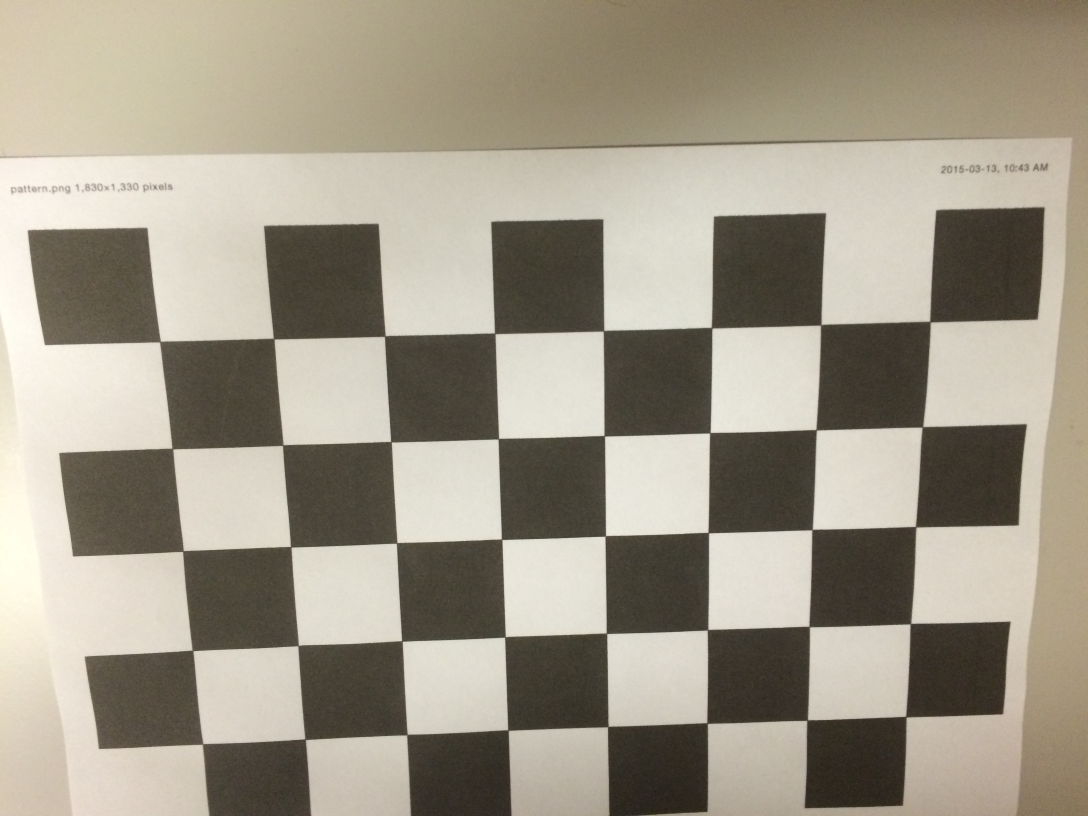
#> input picture IMG_1107.JPG, 3264 x 2448 px (shown at 1/3 size)
$ python Trajectory.py
#> lines starting #> are read from the running program, lines starting #| are printed output that depends on the picture; pictures that were not available may be replaced by others from this repository, and a replacement may not be noted
import numpy as np
import cv2
import PyGnuplot as py
import glob
from matplotlib import pyplot as plt
np.set_printoptions(suppress=True)
# ------------------------calibration from assignment 3-------------------------------------------------------------
# termination criteria
criteria = (cv2.TERM_CRITERIA_EPS + cv2.TERM_CRITERIA_MAX_ITER, 15, 0.005)
objp = np.zeros((5*8, 3), np.float32)
objp[:, :2] = np.mgrid[0:5, 0:8].T.reshape(-1, 2)
# Arrays to store object points and image points from all the images.
objectpoints = []  # 3d point in real world space
imagepoints = []  # 2d points in image plane.
images = glob.glob('*.JPG')
for fname in images:
    img = cv2.imread(fname)
#> img is the input picture: shape (2448, 3264, 3); mean B, G, R 137.1, 152.8, 160
    dim = (1280, 720)
    img = cv2.resize(img, dim, interpolation=cv2.INTER_AREA)
#> img: shape (720, 1280, 3)
    gray = cv2.cvtColor(img, cv2.COLOR_BGR2GRAY)
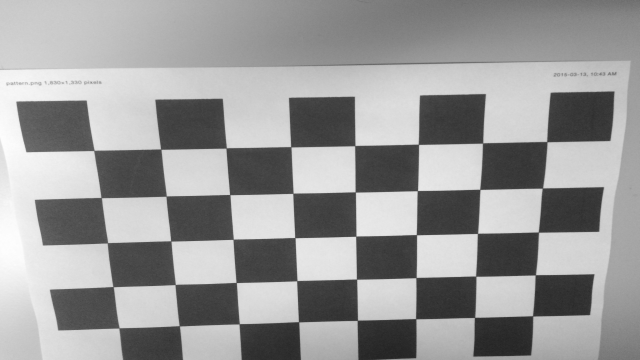
#> gray: shape (720, 1280) (shown at 1/2 size); min 33, max 254, mean 153.1
    # Find the chess board corners
    ret, corners = cv2.findChessboardCorners(gray, (5, 8), None)
#> ret = True; corners = 40 rows, first 8: [1094.2, 283.8], [1085, 376.7], [1077.6, 464.8], [1071.4, 549.9], [1066, 632.3], [966, 286.4], [960, 378.9], [956.4, 466.6]
    # If found, add object points, image points (after refining them)
    if ret is True:
        print('parameters', fname)
        objectpoints.append(objp)
        corners_Subpix = cv2.cornerSubPix(gray, corners, (11, 11), (-1, -1), criteria)
#> corners_Subpix = 40 rows, first 8: [1094.2, 283.7], [1085.3, 376.6], [1077.3, 464.6], [1071.1, 550.2], [1065.7, 632.3], [965.7, 286.5], [960.2, 379.2], [955.5, 467.2]
        imagepoints.append(corners_Subpix)
        img = cv2.drawChessboardCorners(img, (5, 8), corners_Subpix, ret)
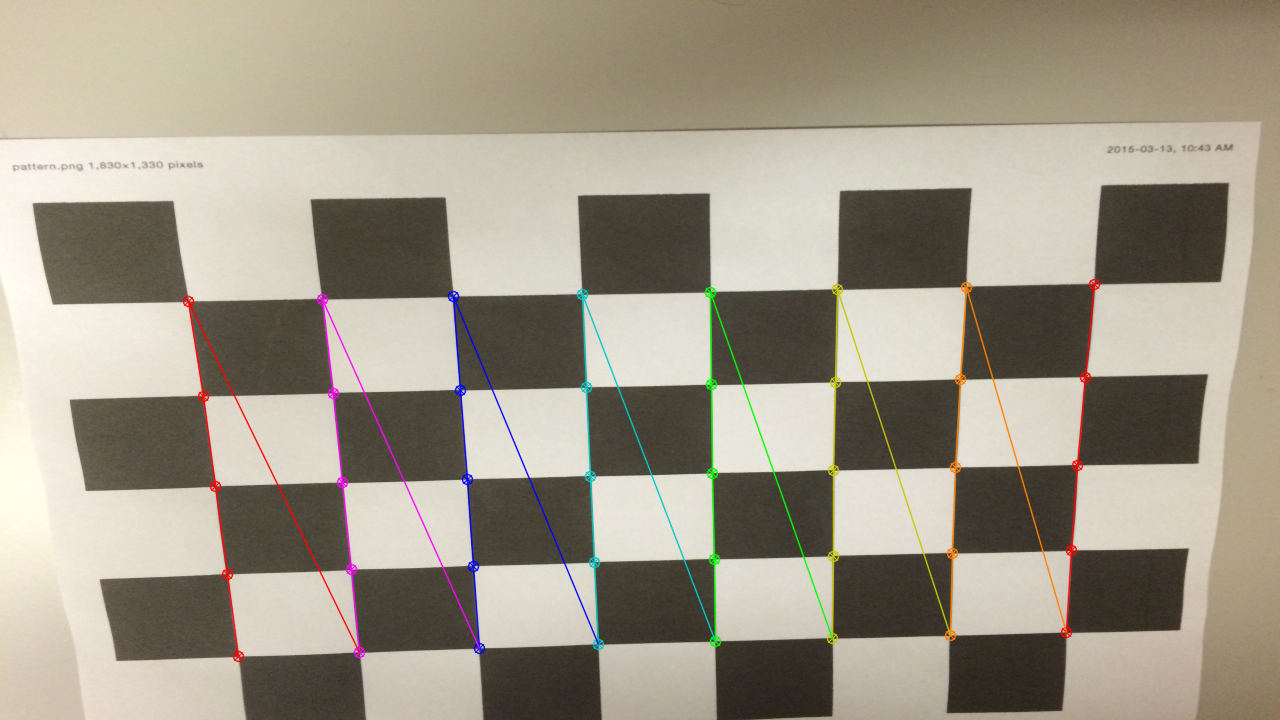
#> img: shape (720, 1280, 3); mean B, G, R 136.8, 152.5, 160.1
#> pass 2 of the loop `for fname in images:`:
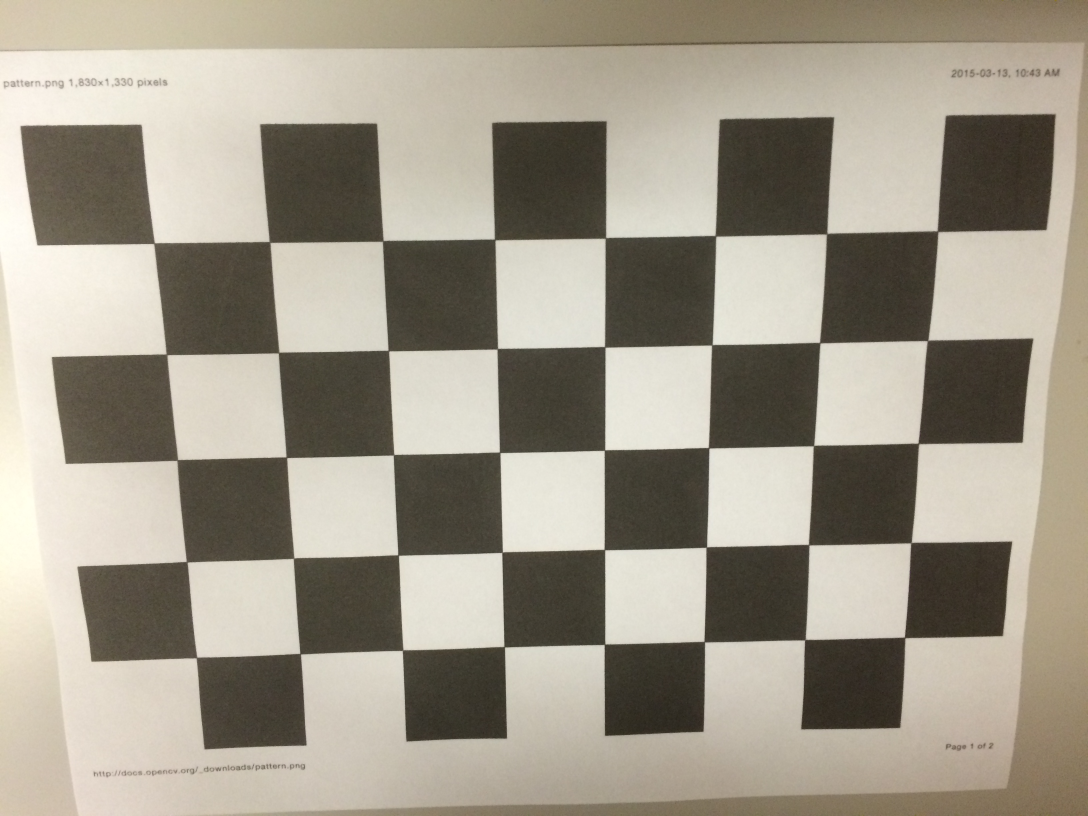
#> input picture IMG_1108.JPG, 3264 x 2448 px (shown at 1/3 size)
#> img is the input picture: shape (2448, 3264, 3); mean B, G, R 138.2, 152.9, 160
#> `gray = cv2.cvtColor(img, cv2.COLOR_BGR2GRAY)`:
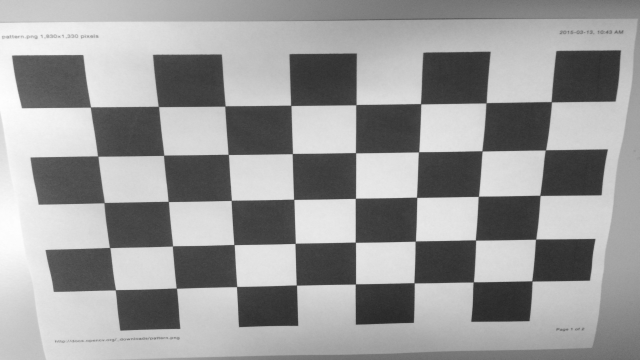
#> gray: shape (720, 1280) (shown at 1/2 size); min 37, max 254, mean 153.4
#> corners = 40 rows, first 8: [1103.6, 204.2], [1091.1, 300.5], [1080.5, 390.9], [1071.7, 478.9], [1064.1, 562.3], [973.6, 205.6], [964.4, 302.2], [957.1, 393.2]
#> corners_Subpix = 40 rows, first 8: [1103, 204], [1091.3, 300.3], [1080.4, 391.2], [1071.8, 478.7], [1064.3, 562.4], [972.6, 206.2], [964.5, 302.3], [957.1, 393.1]
#> `img = cv2.drawChessboardCorners(img, (5, 8), corners_Subpix, ret)`:
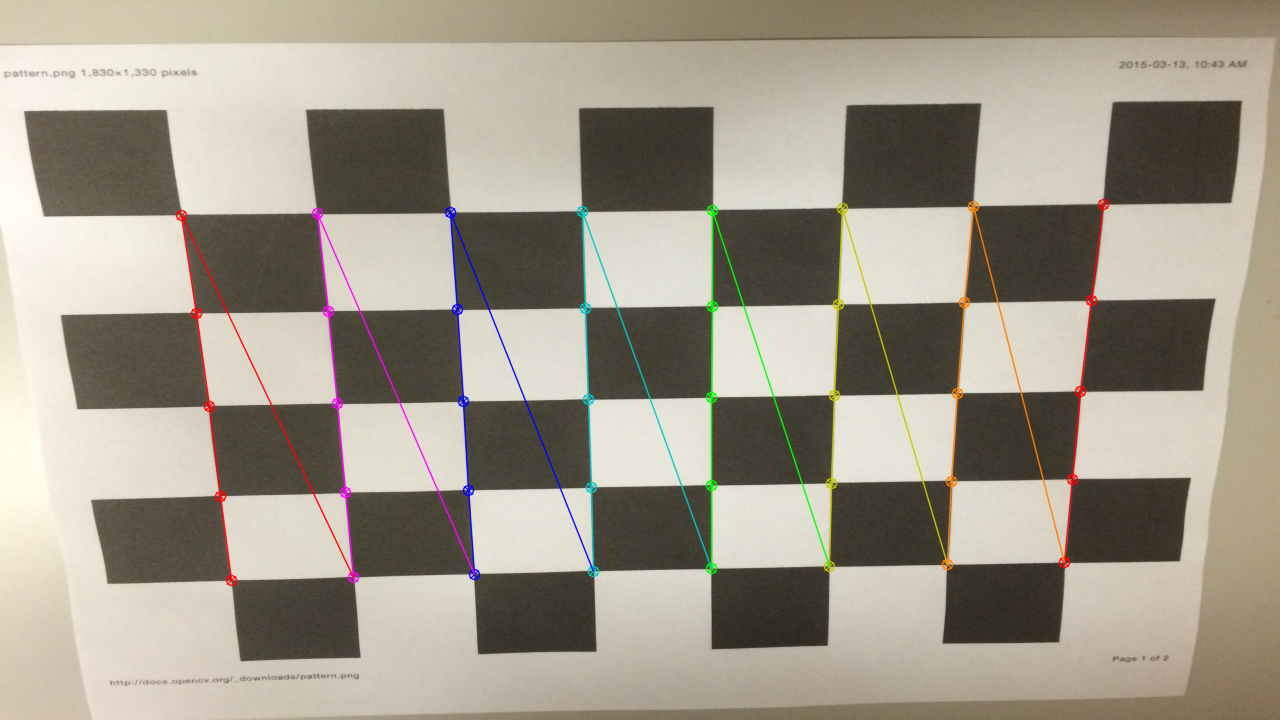
#> img: shape (720, 1280, 3); mean B, G, R 137.9, 152.6, 160.1
#> pass 3 of the loop `for fname in images:`:
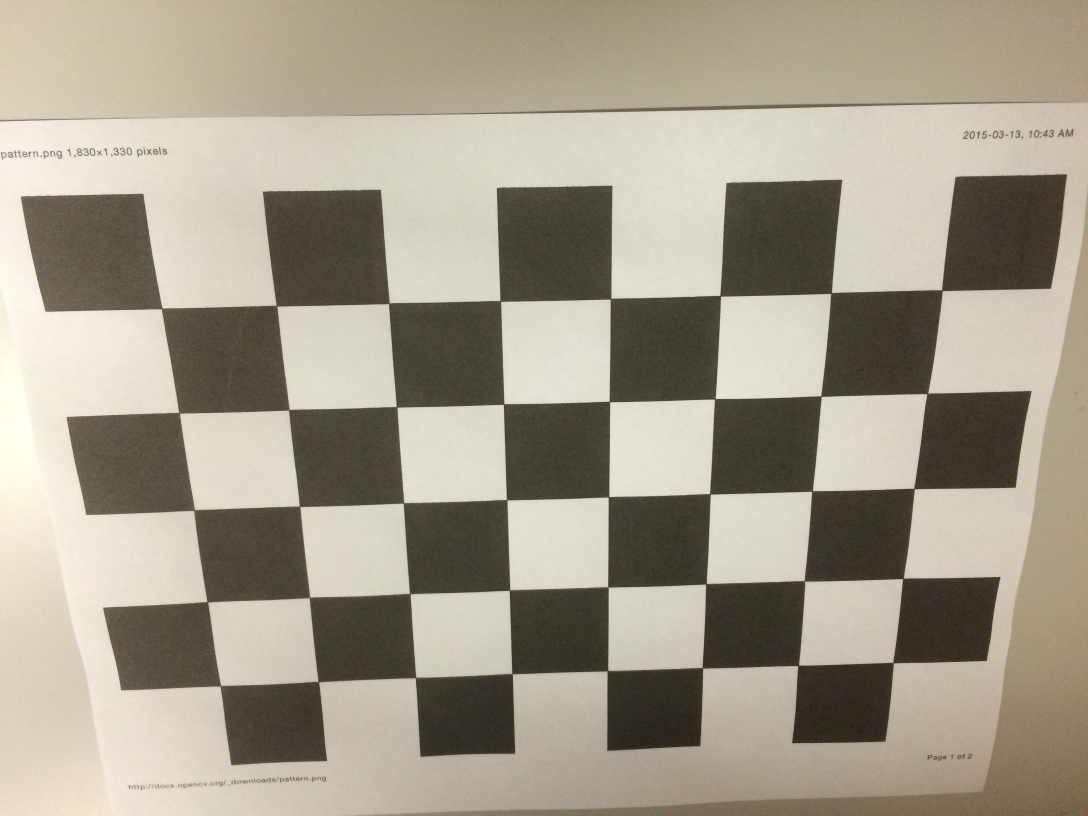
#> input picture IMG_1109.JPG, 3264 x 2448 px (shown at 1/3 size)
#> img is the input picture: shape (2448, 3264, 3); mean B, G, R 140.5, 156.3, 163.4
#> `gray = cv2.cvtColor(img, cv2.COLOR_BGR2GRAY)`:
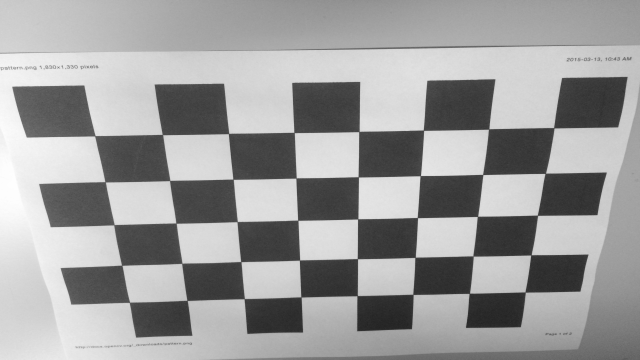
#> gray: shape (720, 1280) (shown at 1/2 size); min 30, max 254, mean 156.6
#> corners = 40 rows, first 8: [1108.2, 256], [1091.1, 347], [1075.4, 431], [1062.5, 510.4], [1050.7, 584.6], [978.4, 257.9], [965.7, 349.3], [956.3, 432.5]
#> corners_Subpix = 40 rows, first 8: [1108.2, 256], [1090.9, 347.1], [1075.4, 430.9], [1062.3, 510.3], [1050.7, 584.6], [977.8, 258.5], [966, 349.5], [955.4, 433.2]
#> `img = cv2.drawChessboardCorners(img, (5, 8), corners_Subpix, ret)`:
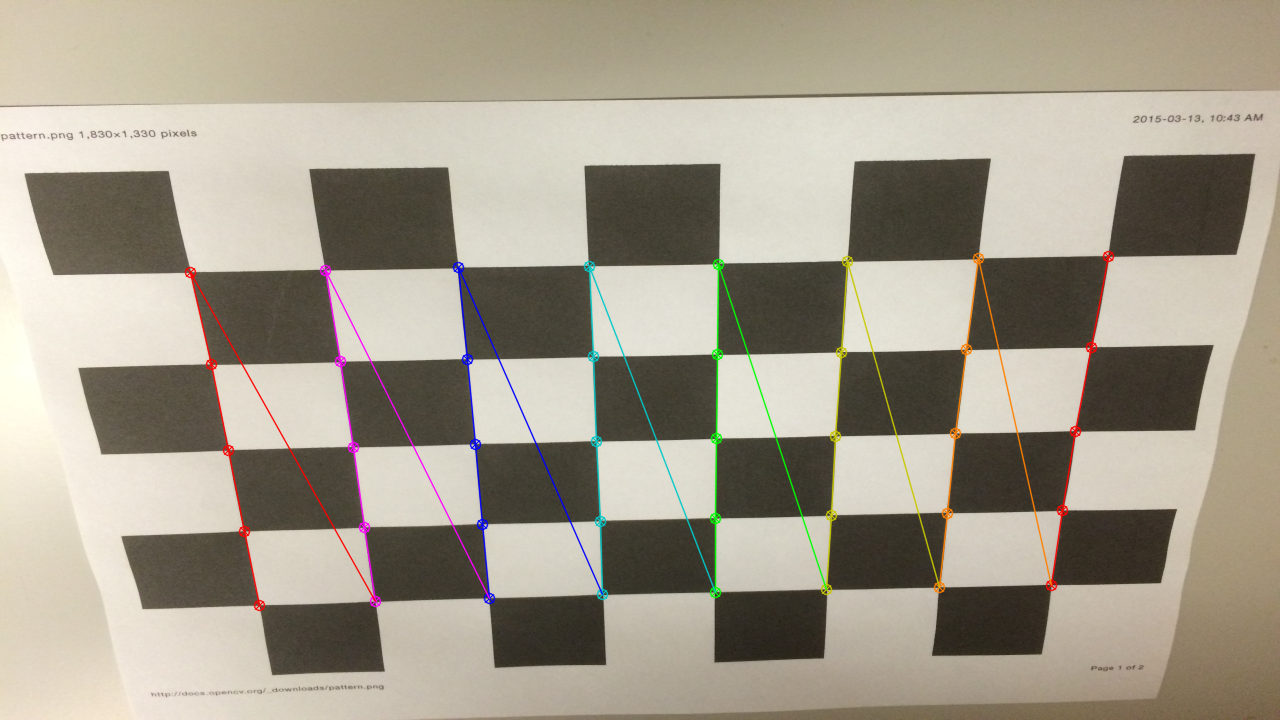
#> img: shape (720, 1280, 3); mean B, G, R 140.3, 156.1, 163.6
#> the loop made 4 passes; the first 3 are shown
cv2.destroyAllWindows()
ret, M, distortion, rvecs, tvecs = cv2.calibrateCamera(objectpoints, imagepoints, gray.shape[::-1], None, None)
# undistort
newM, roi = cv2.getOptimalNewCameraMatrix(M, distortion, (1280, 720), 1)
print('Camera matrix =  \n', M, "\n")
print('distortion coefficients = ', distortion, "\n")
invM = np.linalg.inv(M)
# -----------------------------------trajectory----------------------------------------------------------------------
r_temp = np.ones((3, 3))
t_temp = np.zeros((3, 1))
coordinates = np.zeros((3, 1))
arr_x = np.empty(261)
arr_y = np.empty(261)
arr_z = np.empty(261)
arrX = np.empty(261)
arrY = np.empty(261)
arrZ = np.empty(261)
# Get the video from directory
cap = cv2.VideoCapture('cs9645-assign-4.mov')
# Take first frame and find corners in it
ret, old_frame = cap.read()
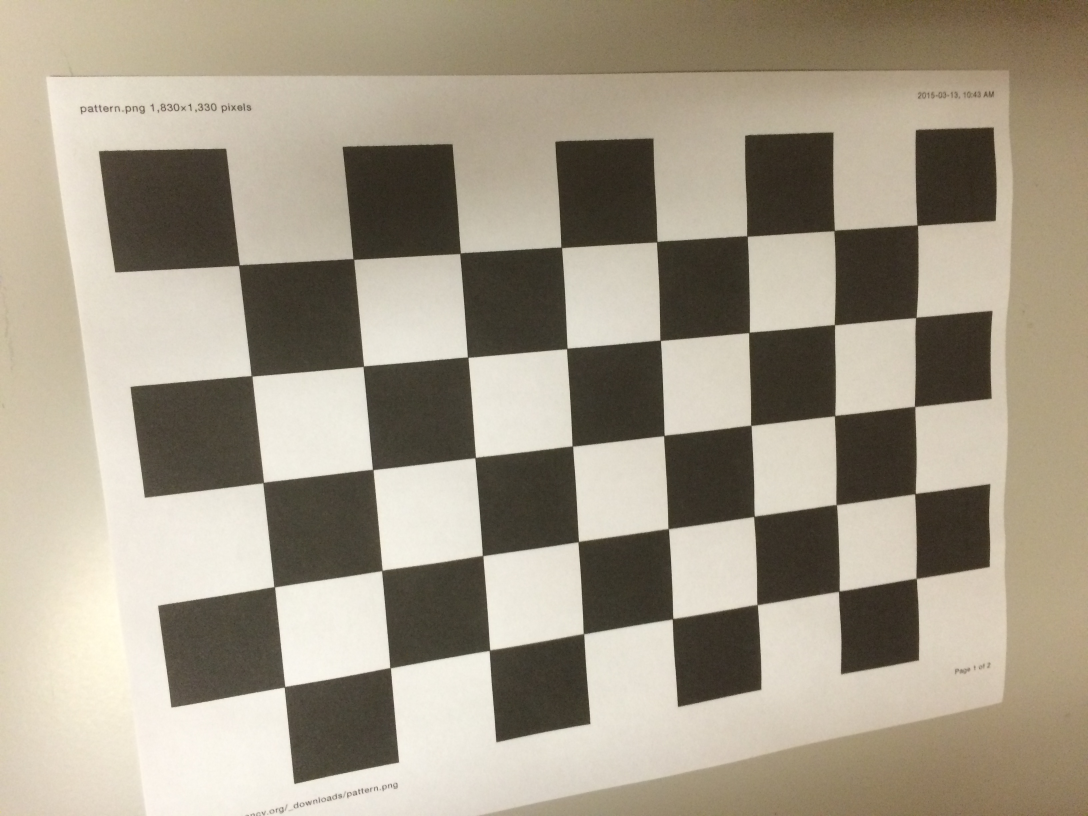
#> input picture IMG_1111.JPG, 3264 x 2448 px, given in place of cs9645-assign-4.mov, which was not available (shown at 1/3 size)
#> old_frame is the input picture: shape (2448, 3264, 3); mean B, G, R 136.2, 153.7, 163
old_frame = cv2.undistort(old_frame, M, distortion, None, newM)
x,y,w,h = roi
old_frame = old_frame[y:y+h, x:x+w]
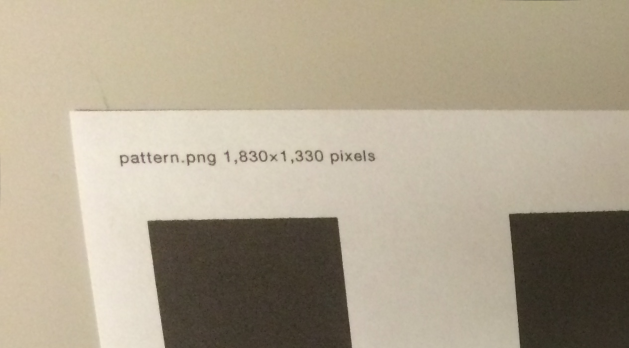
#> old_frame: shape (696, 1258, 3) (shown at 1/2 size); mean B, G, R 143.3, 163.4, 174.1
cnt = 0
while cap.isOpened():
    cnt = cnt + 1
    print("frame", cnt+1, "is read")
    ret, frame = cap.read()
    if ret is True:
        # undistort
        frame = cv2.undistort(frame, M, distortion, None, newM)
        x, y, w, h = roi
        frame = frame[y:y + h, x:x + w]
        sift = cv2.xfeatures2d.SIFT_create()
        kp1, des1 = sift.detectAndCompute(old_frame, None)
        kp2, des2 = sift.detectAndCompute(frame, None)
        FLANN_INDEX_KDTREE = 0
        index_params = dict(algorithm=FLANN_INDEX_KDTREE, trees=5)
        search_params = dict(checks=50)
        flann = cv2.FlannBasedMatcher(index_params, search_params)
        matches = flann.knnMatch(des1, des2, k=2)
        matchesMask = [[0, 0] for i in range(len(matches))]
        good = []
        pts1 = []
        pts2 = []
        # ratio test as per Lowe's paper
        for i, (m, n) in enumerate(matches):
            if 0.3*m.distance < 0.8 * n.distance:
                good.append(m)
                pts2.append(kp2[m.trainIdx].pt)
                pts1.append(kp1[m.queryIdx].pt)
                matchesMask[i] = [1, 0]

        draw_params = dict(matchColor=(0, 255, 0),
                           singlePointColor=(255, 0, 0),
                           matchesMask=matchesMask,
                           flags=cv2.DrawMatchesFlags_DEFAULT)
        pts1 = np.int32(pts1)
        pts2 = np.int32(pts2)
#> (the run stopped early here; a loop or call above may not have finished)
